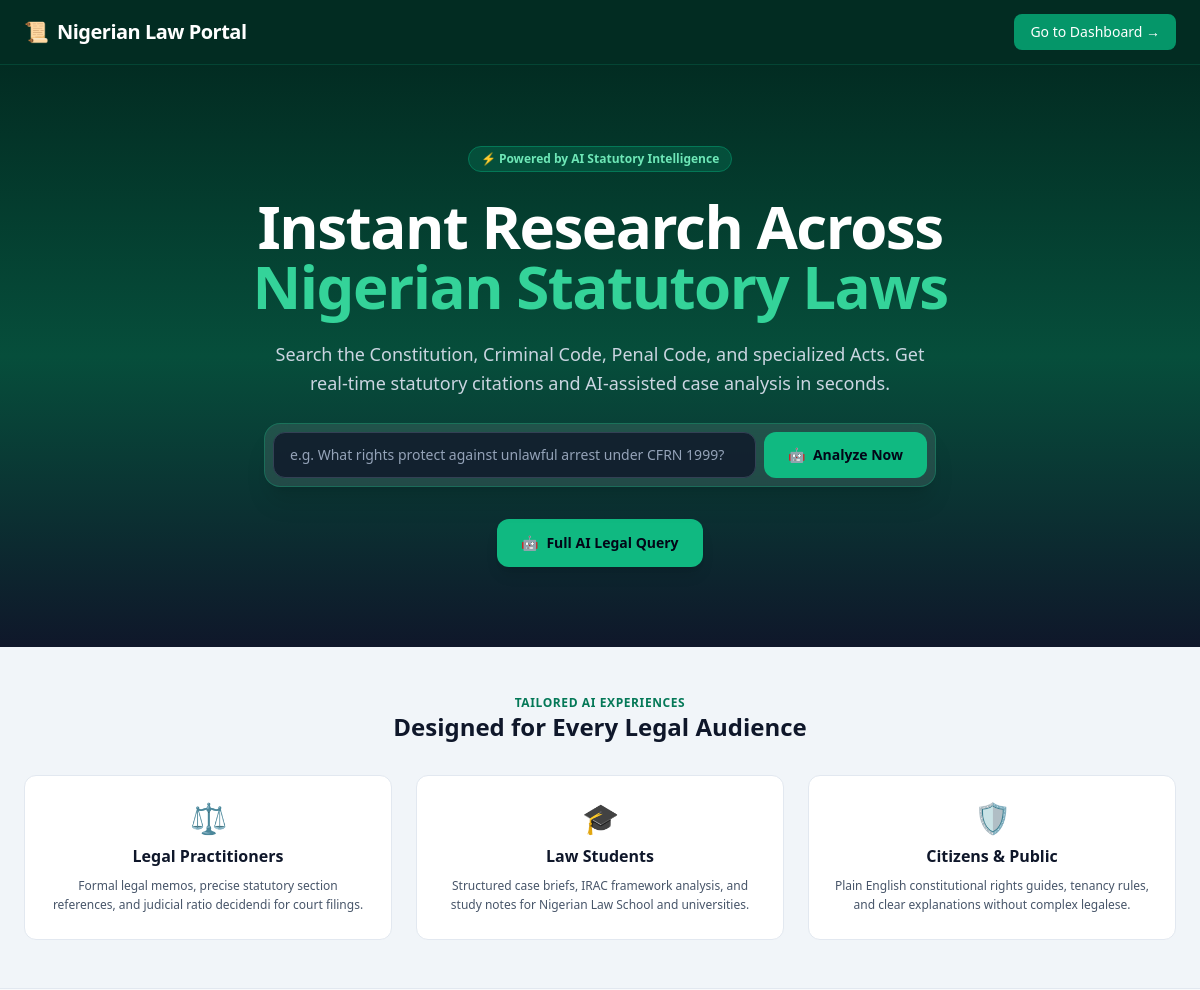
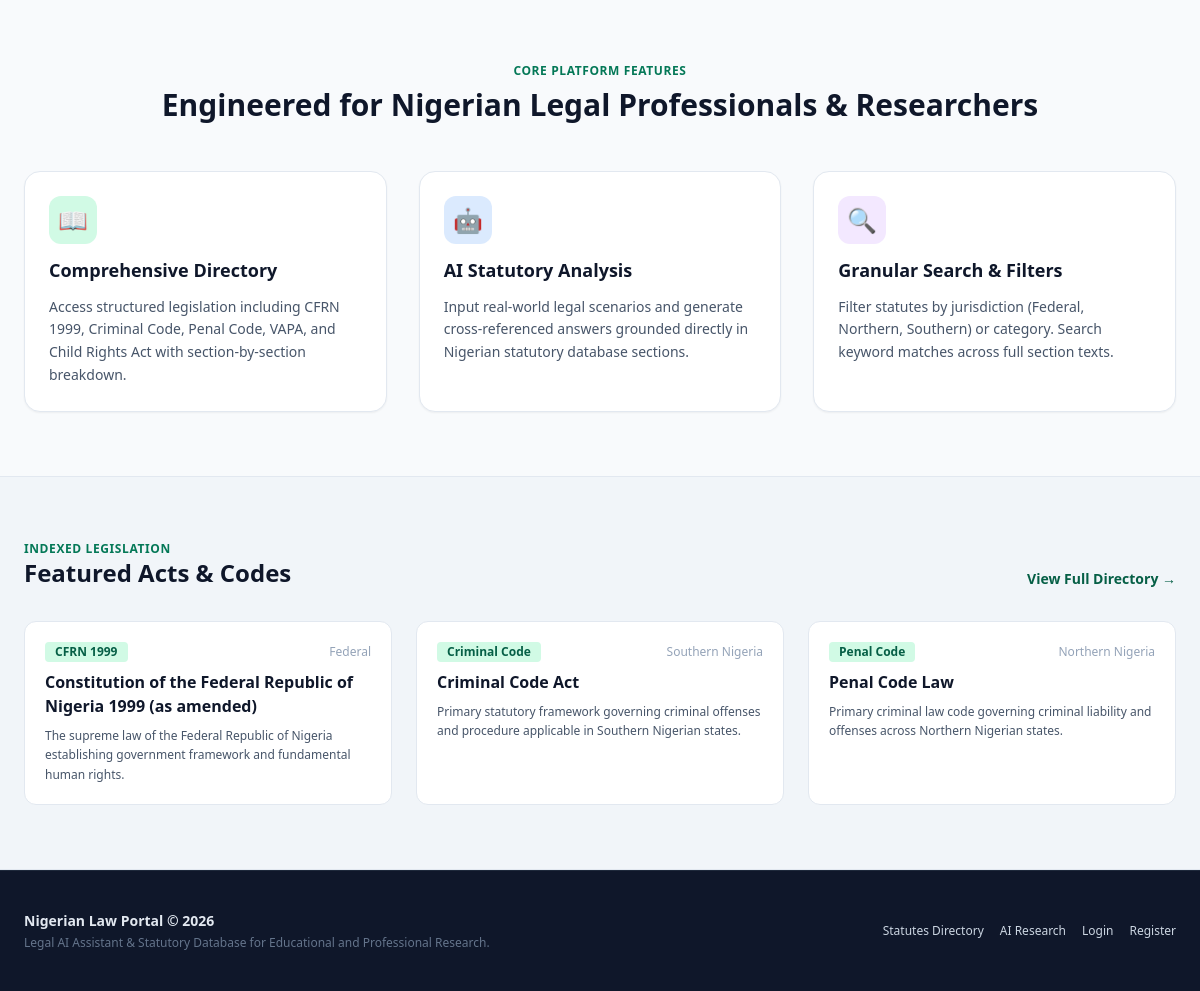
Screenshot of / (signed in) with the database file from the repository (2 pictures, top to bottom).
### app.py (models this page shows)
class Statute(db.Model):
    id = db.Column(db.Integer, primary_key=True)
    title = db.Column(db.String(255), nullable=False)       # e.g. "Constitution of the Federal Republic of Nigeria 1999"
    abbreviation = db.Column(db.String(20), nullable=False)   # e.g. "CFRN 1999"
    category = db.Column(db.String(100), nullable=False)   # e.g. "Constitutional Law", "Criminal Law"
    jurisdiction = db.Column(db.String(50), default="Federal") # Federal, Northern Nigeria, Southern Nigeria
    description = db.Column(db.Text, nullable=False)

### app.py (the view)
@app.route("/")
def home():
    featured_statutes = Statute.query.limit(3).all()
    return render_template("index.html", featured_statutes=featured_statutes)

### app.py (called while the page is built)
@login_manager.user_loader
def load_user(user_id):
    return db.session.get(User, int(user_id))

### templates/index.html (shortened to what this page needs)
<!DOCTYPE html>
<html lang="en">
<head>
    <script src="https://cdn.tailwindcss.com"></script>
</head>
<body class="bg-slate-50 font-sans text-slate-800 antialiased min-h-screen flex flex-col">
    <header class="bg-emerald-950 text-white border-b border-emerald-800/50 sticky top-0 z-50">
        <div class="max-w-7xl mx-auto px-6 h-16 flex justify-between items-center">
            <a href="/" class="text-xl font-bold flex items-center gap-2">
                <span>📜</span>
                <span class="tracking-tight">Nigerian Law Portal</span>
            </a>
            <div class="flex items-center gap-4 text-sm font-medium">
                {% if current_user.is_authenticated %}
                    <a href="/dashboard" class="bg-emerald-600 hover:bg-emerald-500 text-white px-4 py-2 rounded-lg transition-colors">
                        Go to Dashboard →
                    </a>
                {% else %}
                    <a href="/login" class="text-slate-300 hover:text-white transition-colors">Sign In</a>
                    <a href="/register" class="bg-emerald-600 hover:bg-emerald-500 text-white px-4 py-2 rounded-lg transition-colors">
                        Get Started
                    </a>
                {% endif %}
            </div>
        </div>
    </header>
    <main class="flex-grow">
        <section class="bg-gradient-to-b from-emerald-950 via-emerald-900 to-slate-900 text-white py-20 px-6">
            <div class="max-w-4xl mx-auto text-center space-y-6">
                <span class="inline-flex items-center gap-2 px-3 py-1 rounded-full bg-emerald-800/60 text-emerald-300 text-xs font-semibold border border-emerald-700">
                    ⚡ Powered by AI Statutory Intelligence
                </span>
                <h1 class="text-4xl sm:text-5xl md:text-6xl font-extrabold tracking-tight leading-tight">
                    Instant Research Across <br class="hidden sm:inline" />
                    <span class="text-emerald-400">Nigerian Statutory Laws</span>
                </h1>
                <p class="text-slate-300 text-lg max-w-2xl mx-auto leading-relaxed">
                    Search the Constitution, Criminal Code, Penal Code, and specialized Acts. Get real-time statutory citations and AI-assisted case analysis in seconds.
                </p>
                <div class="max-w-2xl mx-auto mt-6 bg-white/10 backdrop-blur-md border border-emerald-500/30 p-2 rounded-2xl shadow-xl">
                    <form action="{{ '/ai-search' if current_user.is_authenticated else '/register' }}" method="{{ 'POST' if current_user.is_authenticated else 'GET' }}" class="flex flex-col sm:flex-row gap-2">
                        <input type="text" name="user_query" placeholder="e.g. What rights protect against unlawful arrest under CFRN 1999?" required
                            class="flex-grow px-4 py-3 rounded-xl bg-slate-900/80 text-white placeholder-slate-400 text-sm border border-slate-700 focus:outline-none focus:border-emerald-400">
                        <button type="submit" class="bg-emerald-500 hover:bg-emerald-400 text-slate-950 font-bold px-6 py-3 rounded-xl text-sm transition-colors flex items-center justify-center gap-2 shrink-0">
                            <span>🤖</span> Analyze Now
                        </button>
                    </form>
                </div>
                <div class="flex flex-col sm:flex-row justify-center items-center gap-4 pt-2">
                    {% if current_user.is_authenticated %}
                        <a href="/ai-search" class="w-full sm:w-auto bg-emerald-500 hover:bg-emerald-400 text-slate-950 px-6 py-3.5 rounded-xl font-bold text-sm shadow-lg transition-colors flex items-center justify-center gap-2">
                            <span>🤖</span> Full AI Legal Query
                        </a>
                    {% endif %}
                </div>
            </div>
        </section>
        <section class="bg-slate-100 py-12 px-6 border-b border-slate-200">
            <div class="max-w-7xl mx-auto">
                <div class="text-center mb-8">
                    <h2 class="text-xs font-bold text-emerald-700 uppercase tracking-wider">Tailored AI Experiences</h2>
                    <p class="text-2xl font-bold text-slate-900">Designed for Every Legal Audience</p>
                </div>
                <div class="grid grid-cols-1 md:grid-cols-3 gap-6">
                    <div class="bg-white p-6 rounded-xl border border-slate-200 text-center space-y-2">
                        <span class="text-3xl block">⚖️</span>
                        <h3 class="font-bold text-slate-900 text-base">Legal Practitioners</h3>
                        <p class="text-xs text-slate-600 leading-relaxed">Formal legal memos, precise statutory section references, and judicial ratio decidendi for court filings.</p>
                    </div>
                    <div class="bg-white p-6 rounded-xl border border-slate-200 text-center space-y-2">
                        <span class="text-3xl block">🎓</span>
                        <h3 class="font-bold text-slate-900 text-base">Law Students</h3>
                        <p class="text-xs text-slate-600 leading-relaxed">Structured case briefs, IRAC framework analysis, and study notes for Nigerian Law School and universities.</p>
                    </div>
                    <div class="bg-white p-6 rounded-xl border border-slate-200 text-center space-y-2">
                        <span class="text-3xl block">🛡️</span>
                        <h3 class="font-bold text-slate-900 text-base">Citizens & Public</h3>
                        <p class="text-xs text-slate-600 leading-relaxed">Plain English constitutional rights guides, tenancy rules, and clear explanations without complex legalese.</p>
                    </div>
                </div>
            </div>
        </section>
        <section class="max-w-7xl mx-auto px-6 py-16">
            <div class="text-center space-y-2 mb-12">
                <h2 class="text-xs font-bold text-emerald-700 uppercase tracking-wider">Core Platform Features</h2>
                <p class="text-2xl sm:text-3xl font-bold text-slate-900">Engineered for Nigerian Legal Professionals & Researchers</p>
            </div>
            <div class="grid grid-cols-1 md:grid-cols-3 gap-8">
                <div class="bg-white p-6 rounded-2xl border border-slate-200 shadow-sm space-y-3">
                    <div class="w-12 h-12 bg-emerald-100 text-emerald-800 rounded-xl flex items-center justify-center text-2xl">
                        📖
                    </div>
                    <h3 class="text-lg font-bold text-slate-900">Comprehensive Directory</h3>
                    <p class="text-sm text-slate-600 leading-relaxed">
                        Access structured legislation including CFRN 1999, Criminal Code, Penal Code, VAPA, and Child Rights Act with section-by-section breakdown.
                    </p>
                </div>
                <div class="bg-white p-6 rounded-2xl border border-slate-200 shadow-sm space-y-3">
                    <div class="w-12 h-12 bg-blue-100 text-blue-800 rounded-xl flex items-center justify-center text-2xl">
                        🤖
                    </div>
                    <h3 class="text-lg font-bold text-slate-900">AI Statutory Analysis</h3>
                    <p class="text-sm text-slate-600 leading-relaxed">
                        Input real-world legal scenarios and generate cross-referenced answers grounded directly in Nigerian statutory database sections.
                    </p>
                </div>
                <div class="bg-white p-6 rounded-2xl border border-slate-200 shadow-sm space-y-3">
                    <div class="w-12 h-12 bg-purple-100 text-purple-800 rounded-xl flex items-center justify-center text-2xl">
                        🔍
                    </div>
                    <h3 class="text-lg font-bold text-slate-900">Granular Search & Filters</h3>
                    <p class="text-sm text-slate-600 leading-relaxed">
                        Filter statutes by jurisdiction (Federal, Northern, Southern) or category. Search keyword matches across full section texts.
                    </p>
                </div>
            </div>
        </section>
        <section class="bg-slate-100 border-y border-slate-200 py-16 px-6">
            <div class="max-w-7xl mx-auto space-y-8">
                <div class="flex flex-col sm:flex-row justify-between items-start sm:items-end gap-4">
                    <div>
                        <h2 class="text-xs font-bold text-emerald-700 uppercase tracking-wider">Indexed Legislation</h2>
                        <p class="text-2xl font-bold text-slate-900">Featured Acts & Codes</p>
                    </div>
                    <a href="/laws" class="text-sm font-semibold text-emerald-800 hover:text-emerald-900">
                        View Full Directory →
                    </a>
                </div>
                <div class="grid grid-cols-1 sm:grid-cols-2 lg:grid-cols-3 gap-6">
                    {% if featured_statutes %}
                        {% for statute in featured_statutes %}
                            <div class="bg-white p-5 rounded-xl border border-slate-200 space-y-2 hover:border-emerald-300 transition-colors">
                                <div class="flex items-center justify-between">
                                    <span class="text-xs font-bold bg-emerald-100 text-emerald-800 px-2.5 py-0.5 rounded">
                                        {{ statute.abbreviation }}
                                    </span>
                                    <span class="text-xs text-slate-400">{{ statute.jurisdiction }}</span>
                                </div>
                                <h3 class="text-base font-bold text-slate-900">{{ statute.title }}</h3>
                                <p class="text-xs text-slate-600 line-clamp-3 leading-relaxed">{{ statute.description }}</p>
                            </div>
                        {% endfor %}
                    {% endif %}
                </div>
            </div>
        </section>
    </main>
    <footer class="bg-slate-900 text-slate-400 border-t border-slate-800 py-10 px-6 text-xs">
        <div class="max-w-7xl mx-auto flex flex-col md:flex-row justify-between items-center gap-6">
            <div class="space-y-1 text-center md:text-left">
                <p class="font-bold text-slate-200 text-sm">Nigerian Law Portal &copy; 2026</p>
                <p class="text-slate-500">Legal AI Assistant & Statutory Database for Educational and Professional Research.</p>
            </div>
            <div class="flex flex-wrap gap-4 text-slate-300 font-medium">
                <a href="/laws" class="hover:text-emerald-400 transition-colors">Statutes Directory</a>
                <a href="/ai-search" class="hover:text-emerald-400 transition-colors">AI Research</a>
                <a href="/login" class="hover:text-emerald-400 transition-colors">Login</a>
                <a href="/register" class="hover:text-emerald-400 transition-colors">Register</a>
            </div>
        </div>
    </footer>
</body>
</html>

### rows the page displays
Statute: abbreviation "CFRN 1999", jurisdiction "Federal", title "Constitution of the Federal Republic of Nigeria 1999 (as amended)", description "The supreme law of the Federal Republic of Nigeria establishing government framework and fundamental human rights."
Statute: abbreviation "Criminal Code", jurisdiction "Southern Nigeria", title "Criminal Code Act", description "Primary statutory framework governing criminal offenses and procedure applicable in Southern Nigerian states."
Statute: abbreviation "Penal Code", jurisdiction "Northern Nigeria", title "Penal Code Law", description "Primary criminal law code governing criminal liability and offenses across Northern Nigerian states."
